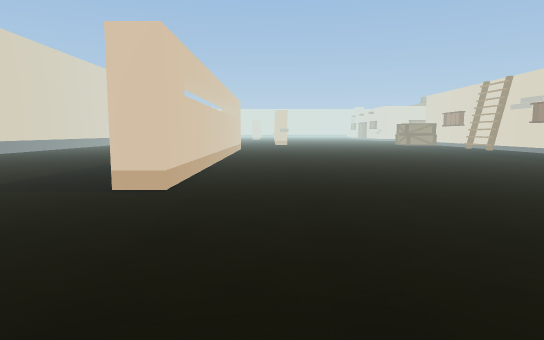
[1] (above)

23 first-person views from a walk through a scene from a Unity 3-D project. The camera is 1.2 m above the floor, tilts 6° down and sees 75° across. The floor is counted in squares, 1 m on a side. Each view is taken from the middle of a square. On the plan, view 1 faces up. The plan holds only what a view shows up to about 14 squares ahead; the rest is blank. The place goes on beyond the plan. The player is left out. Some animated figures are left out.

[2]
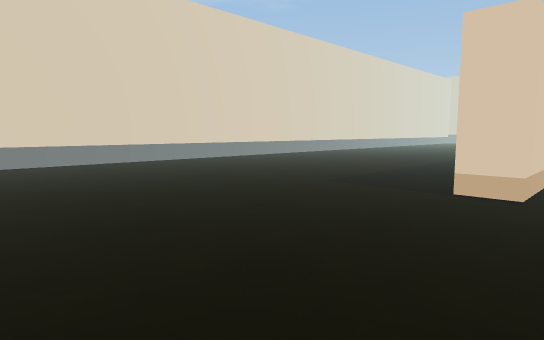

[3]
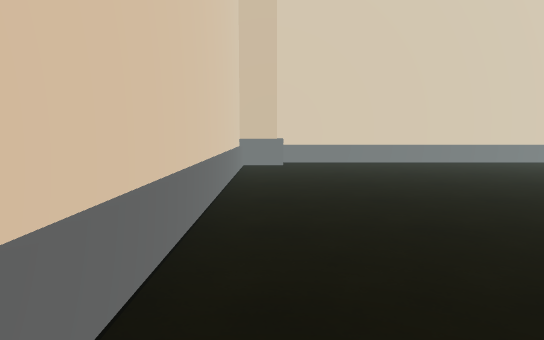

[4]
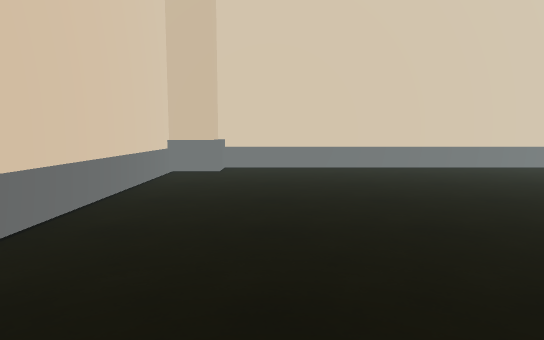

[5]
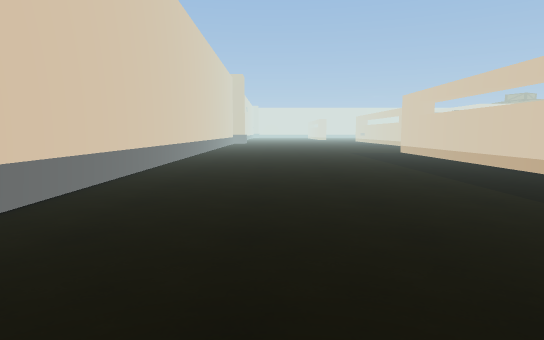

[6]
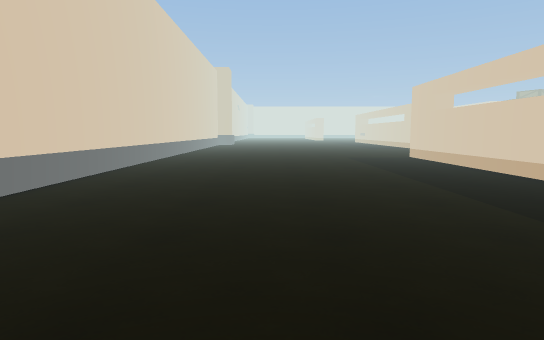

[7]
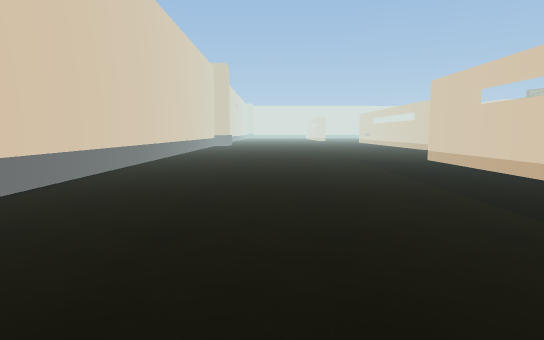

[8]
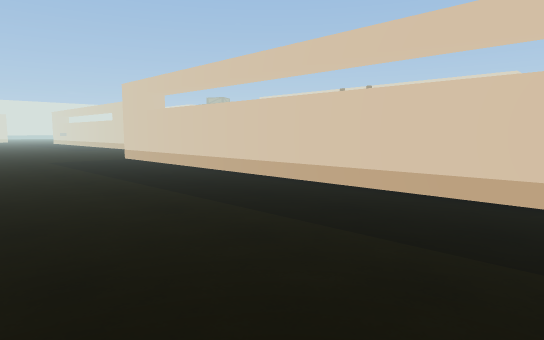

[9]
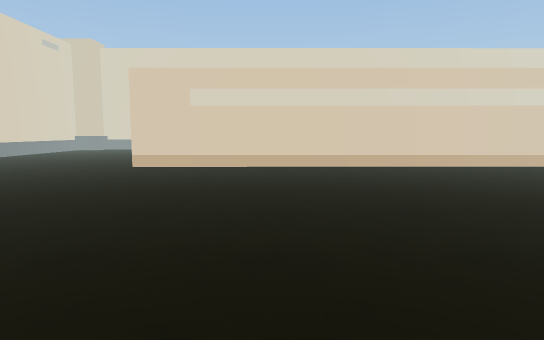

[10]
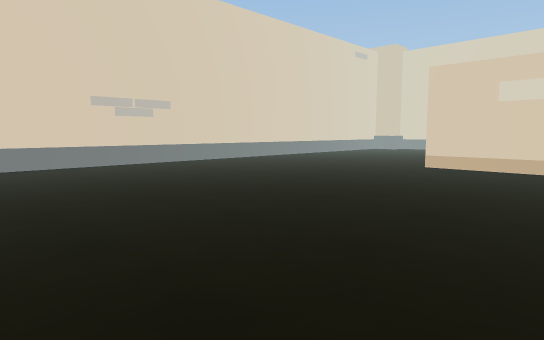

[11]
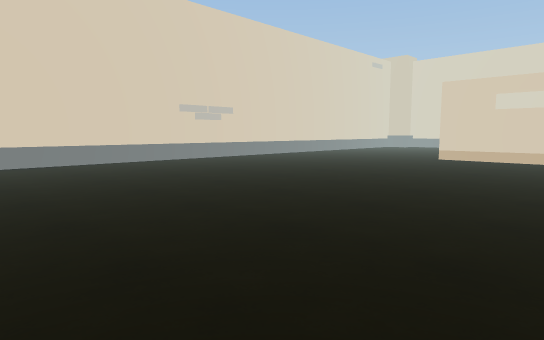

[12]
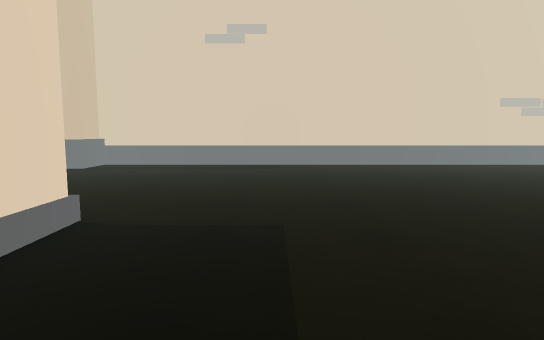

[13]
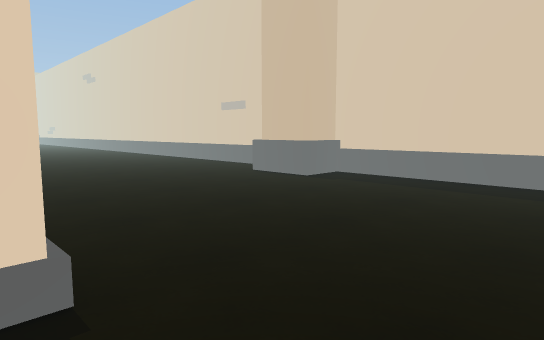

[14]
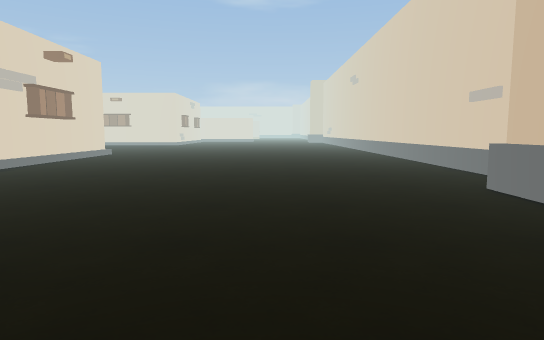

[15]
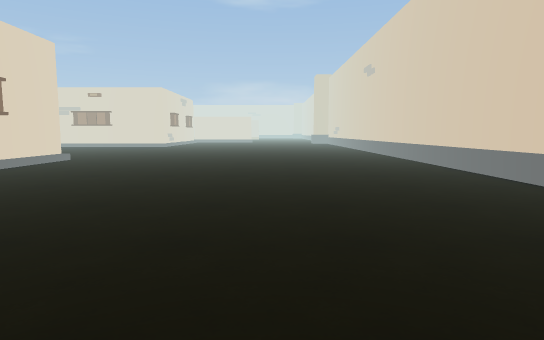

[16]
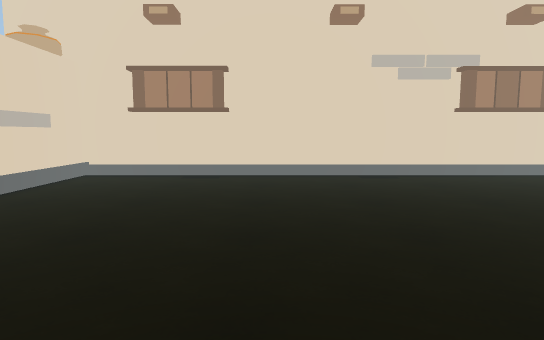

[17]
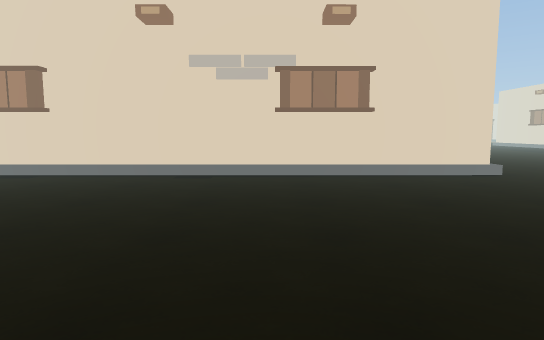

[18]
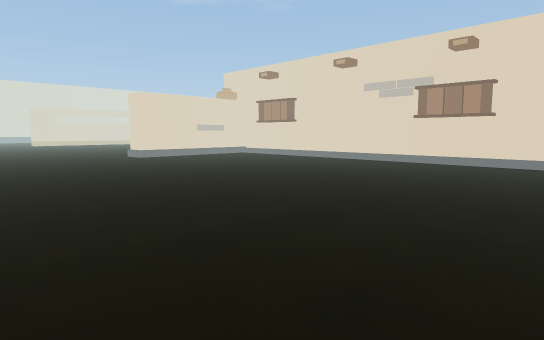

[19]
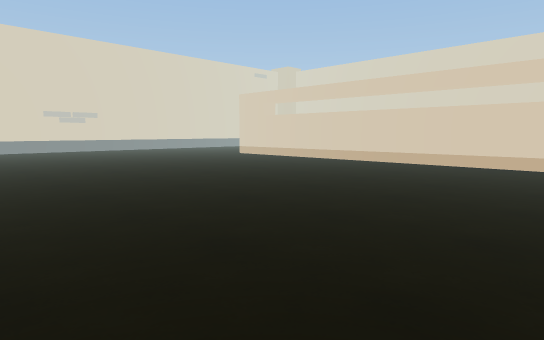

[20]
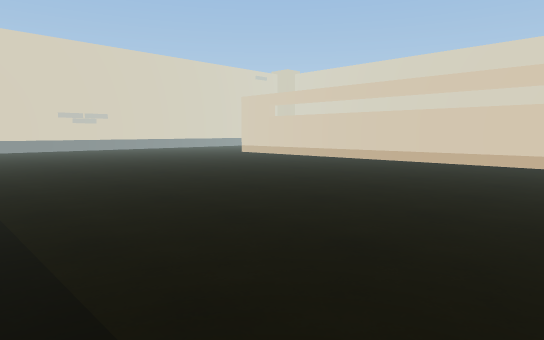

[21]
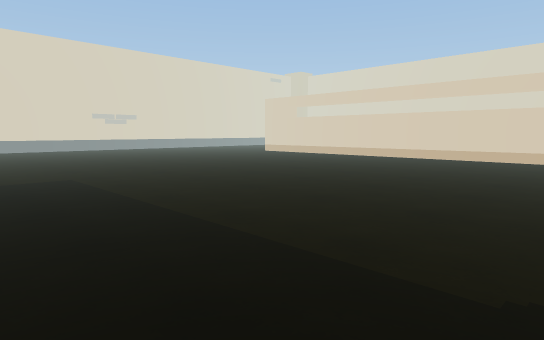

[22]
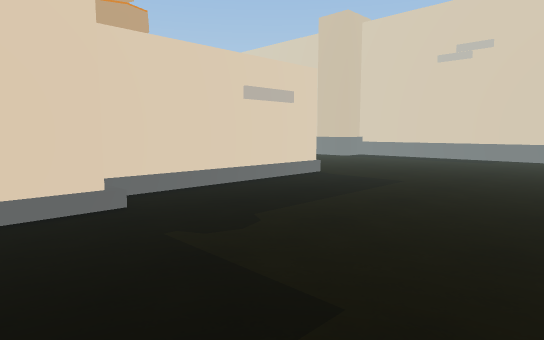

[23]
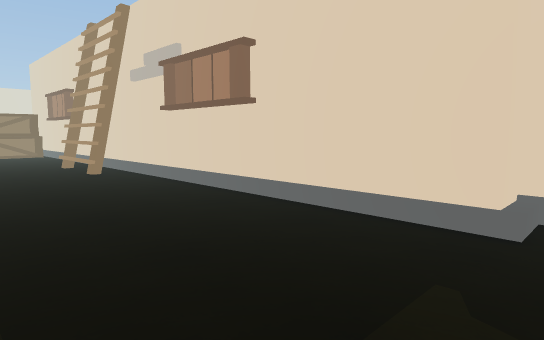

### Floor plan
Key: @ floor where view 1 was taken; # wall or solid block; . floor; B building.
Columns run from 15 left of view 1 to 34 right of it. Each row starts with its distance up from view 1.
 24 #...........#          .......##
 23 #...........#   ...............#
 22 #...........##.................#
 21 #...........##.................#
 20 #...........##.................#
 19 #...........##.................#
 18 #...........##.................#
 17 #...........##.................#
 16 #...........##.................#
 15 #...........##.................#
 14 #...........##.................###########BB######
 13 #...........##..................##................
 12 #...........##..................##................
 11 #...........##..................##................
 10 #...........##..................# ...............
  9 #...........##..................# ...............
  8 #...........##..................# ...............
  7 #................................................
  6 #................................................
  5 #................................................
  4 #.................................................
  3 #.................................................
  2 #.................................................
  1 #.............  .................................
  0 ##........... .@ ..................###............
 -1  #############    ##################   ##########

Where each view was taken, in squares from view 1:
view 1: 0 up, 0 right, facing up
view 2: 0 up, 1 left, facing up-left
view 3: 0 up, 1 left, facing left
view 4: 2 up, 3 left, facing left
view 5: 4 up, 11 left, facing up
view 6: 8 up, 10 left, facing up
view 7: 10 up, 10 left, facing up
view 8: 9 up, 10 left, facing up-right
view 9: 12 up, 10 right, facing left
view 10: 12 up, 10 right, facing down-left
view 11: 13 up, 14 right, facing down-left
view 12: 12 up, 14 right, facing down
view 13: 8 up, 14 right, facing down-right
view 14: 5 up, 15 right, facing right
view 15: 5 up, 19 right, facing right
view 16: 4 up, 23 right, facing up
view 17: 4 up, 28 right, facing up
view 18: 0 up, 34 right, facing up-left
view 19: 23 up, 11 right, facing down-left
view 20: 24 up, 12 right, facing down-left
view 21: 24 up, 14 right, facing down-left
view 22: 16 up, 10 right, facing down-right
view 23: 13 up, 11 right, facing up-right
